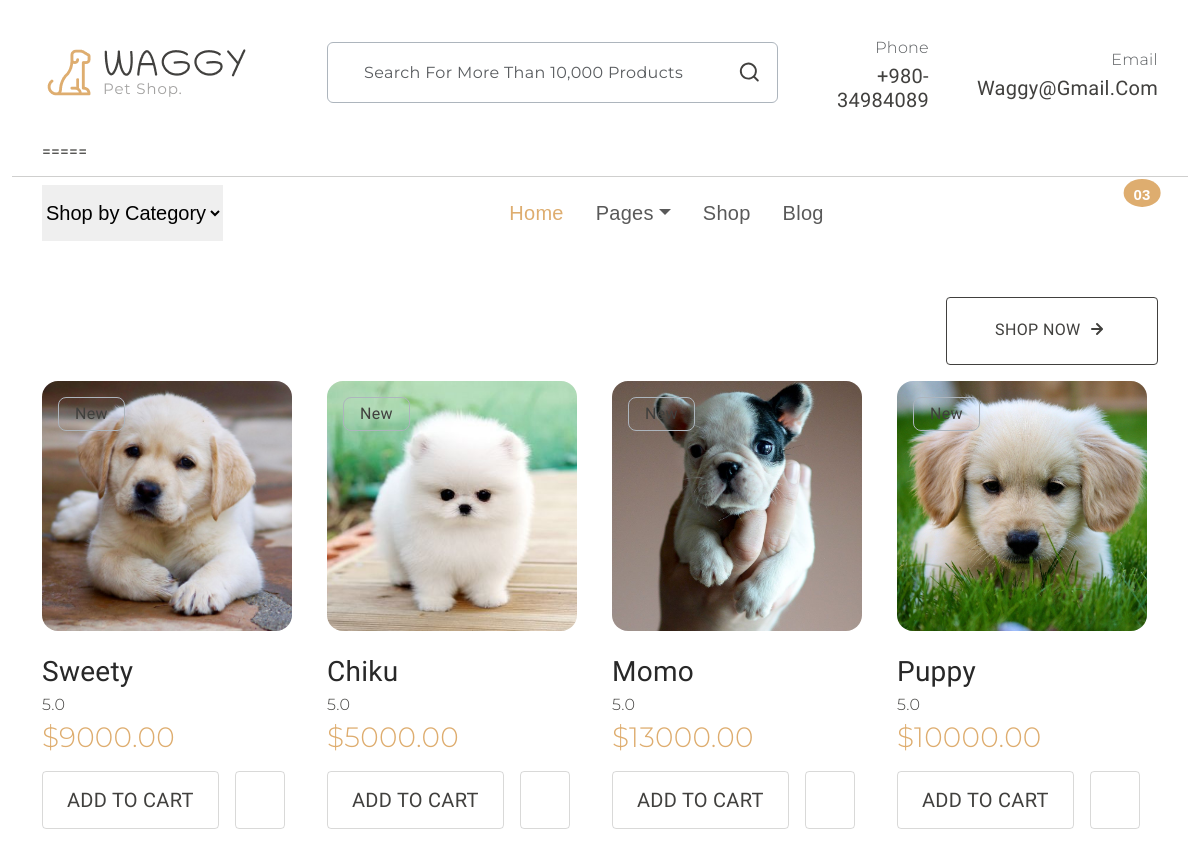
Page /allpets/ (upper part) on the earlier database version.
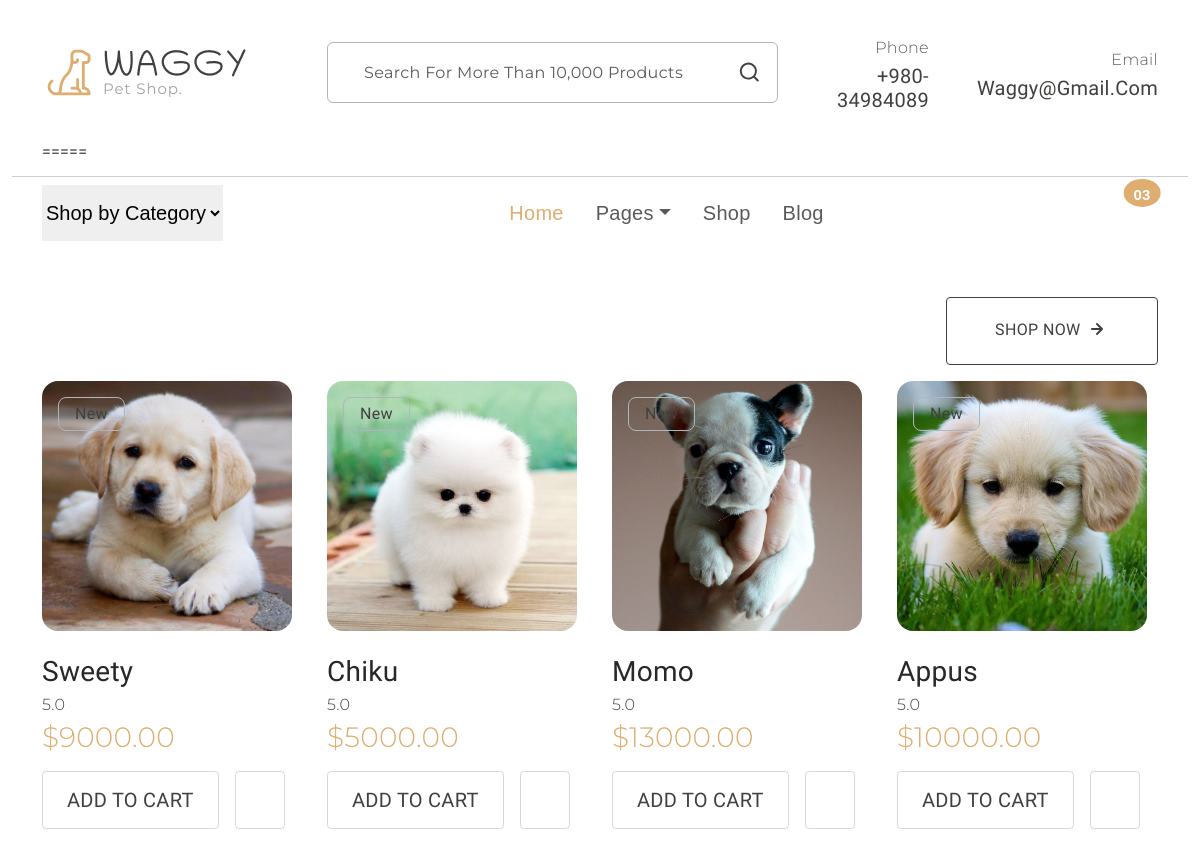
Same page on the later database version.
### shop/models.py (models this page shows, shortened)
class Pet(models.Model):
    CATEGORY = models.ForeignKey(PetCategory, on_delete=models.CASCADE)
    name = models.CharField(max_length=100)
    image = models.ImageField(upload_to='pet_images/',default='pet_images/default.jpg')
    description = models.TextField()
    breed = models.CharField(max_length=100)
    price = models.DecimalField(max_digits=10, decimal_places=2)
    age = models.PositiveIntegerField()
    size = models.CharField(max_length=50)

### shop/views.py (the view)
# urls.py: path('allpets/',views.allpets,name='allpets'),
def allpets(request):
    pets = Pet.objects.all().order_by('-id')
    return render(request,"allpets.html", {"pets": pets})

### templates/allpets.html (shortened to what this page needs)
{% extends 'base.html' %}
{% block content %}
{% load static %}
 <section id="clothing" class="my-5 overflow-hidden">
    <div class="container pb-5">
      <div class="section-header d-md-flex justify-content-between align-items-center mb-3">
        <div>
          <a href="#" class="btn btn-outline-dark btn-lg text-uppercase fs-6 rounded-1">
            shop now
            <svg width="24" height="24" viewBox="0 0 24 24" class="mb-1">
              <use xlink:href="#arrow-right"></use>
            </svg></a>
        </div>
      </div>
      <div class="products-carousel">
        <div class="row">
          {% for pet in pets %}
          <div class="col-12 col-md-6 col-lg-3 mb-4">
            <div class="z-1 position-absolute rounded-3 m-3 px-3 border border-dark-subtle">
              New
            </div>
            <div class="card position-relative">
              <a href="{% url 'detailes' pet.id %}"><img src="{{ pet.image.url }}" class="img-fluid rounded-4" alt="image" style="width: 250px; height: 250px; object-fit: cover;"></a>
              <div class="card-body p-0">
                <a href="{% url 'detailes' pet.id %}">
                  <h3 class="card-title pt-4 m-0">{{ pet.name }}</h3>
                </a>
                <div class="card-text">
                  <span class="rating secondary-font">
                    5.0</span>
                  <h3 class="secondary-font text-primary">${{ pet.price }}</h3>
                  <div class="d-flex flex-wrap mt-3">
                    <a href="#" class="btn-cart me-3 px-4 pt-3 pb-3">
                      <h5 class="text-uppercase m-0">Add to Cart</h5>
                    </a>
                    <a href="#" class="btn-wishlist px-4 pt-3 ">
                    </a>
                  </div>
                </div>
              </div>
            </div>
          </div>
          {% endfor %}
        </div>
      </div>
    </div>
  </section>
{% endblock %}

Differences in the rows shown:
changed Pet: name "Puppy" → "Appus"
